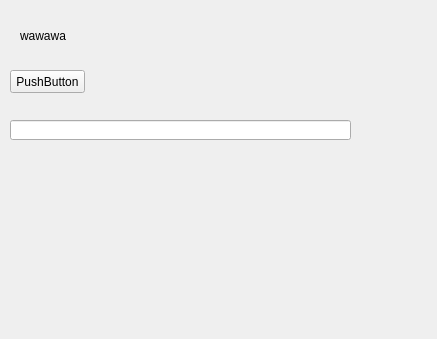
<?xml version="1.0" encoding="UTF-8"?>
<ui version="4.0">
 <class>Widget</class>
 <widget class="QWidget" name="Widget">
  <property name="geometry">
   <rect>
    <x>0</x>
    <y>0</y>
    <width>437</width>
    <height>339</height>
   </rect>
  </property>
  <property name="windowTitle">
   <string>Widget</string>
  </property>
  <widget class="QLabel" name="label">
   <property name="geometry">
    <rect>
     <x>20</x>
     <y>20</y>
     <width>111</width>
     <height>31</height>
    </rect>
   </property>
   <property name="styleSheet">
    <string notr="true">font: 12pt &quot;Arial&quot;;</string>
   </property>
   <property name="text">
    <string>wawawa</string>
   </property>
  </widget>
  <widget class="QPushButton" name="pushButton">
   <property name="geometry">
    <rect>
     <x>10</x>
     <y>70</y>
     <width>75</width>
     <height>23</height>
    </rect>
   </property>
   <property name="text">
    <string>PushButton</string>
   </property>
  </widget>
  <widget class="QLineEdit" name="lineEdit">
   <property name="geometry">
    <rect>
     <x>10</x>
     <y>120</y>
     <width>341</width>
     <height>20</height>
    </rect>
   </property>
  </widget>
 </widget>
 <resources/>
 <connections/>
</ui>
